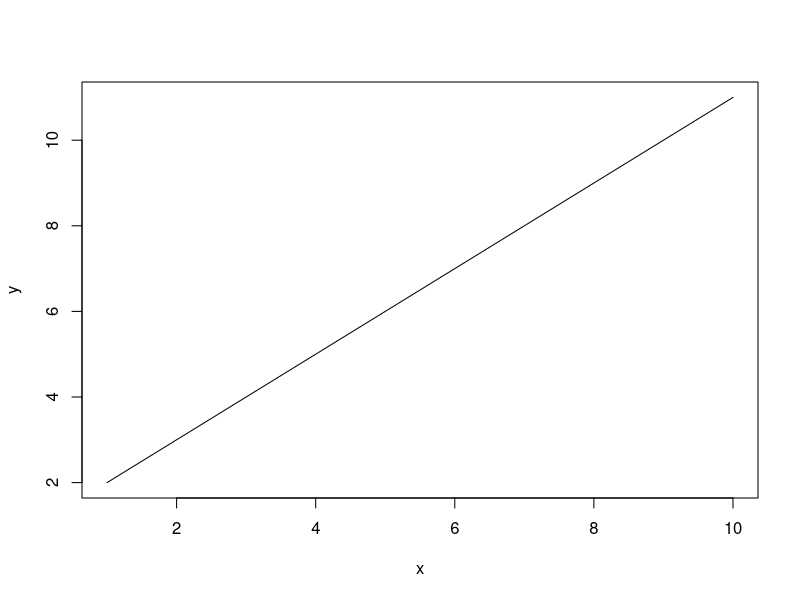

Write R code to recreate this figure.
## ---- chunk 1
V <- c(10,5,6,NA,8,1,2,3,NA)
which(is.na(V))
V[c(1:5,7,8)]
var(V,na.rm = TRUE)
D = data.frame(No=c(1,2,3),Nom=c("Toto","Atangana","Kamdem"),Pernom=c("Paul","Ide","Karl"),Age=c(21,23,18))
D
norm_z_score <- function(V){
  V[is.na(V)]<- mean(V, na.rm=TRUE)
  #calcul de la normalisation
  return ((V-mean(V))/sd(V))
}
norm_z_score(V)


norm_min_max <- function(V){
  V[is.na(V)]<- mean(V, na.rm=TRUE)
  #calcul de la normalisation
  return (
         
           (V-min(V))/(max(V)-min(V))
           
    )
}
norm_min_max(V)
graphy <- function(x,y){
  if(length(x) == length(y)){
    plot(x,y,type="l")
    point <- locator(4,type = "p", col = "blue")
  }
}

c = graphy(1:10,2:11)
## ---- chunk 2
norm_min_max <- function(V, min= 0, max= 1){
  V[is.na(V)]<- mean(V, na.rm=TRUE)
  #calcul de la normalisation
  return (
         ((V-min(V))/(max(V)-min(V)))*(max-min)
    )
}
norm_min_max(V)
